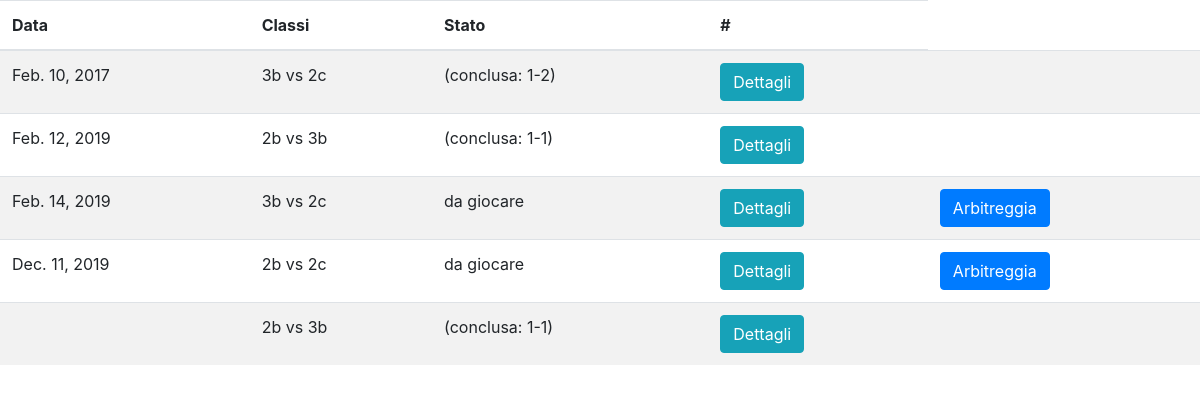
Screenshot of /calcetto with the database file from the repository.
### calcetto/models.py (models this page shows, shortened)
class Partita(models.Model):
    data = models.DateTimeField('data', blank=True, null=True)
    squadra_1 = models.ForeignKey(Squadra, on_delete=models.CASCADE, related_name="squadra_1")
    squadra_2 = models.ForeignKey(Squadra, on_delete=models.CASCADE, related_name="squadra_2")
    goals = models.ManyToManyField(Goal)
    result = models.CharField(default="0-0", blank=True, null=True, max_length=10)
    finita = models.BooleanField(default=False)
    email_sent = models.BooleanField(default=False)

class Squadra(models.Model):
    classe = models.CharField(max_length=30)
    calciatori = models.ManyToManyField(Studente)
    score = models.IntegerField(default=0)
    eliminata = models.BooleanField(default=False)
    contatto = models.EmailField(null=True, blank=True)

### calcetto/views.py (the view)
# urls.py: path('calcetto', views.ListPartite.as_view()),
class ListPartite(ListView):
    queryset = Partita.objects.order_by('data')
    paginate_by = 20
    def get_context_data(self, **kwargs):
        data = super().get_context_data(**kwargs)
        data['is_staff'] = self.request.user.is_staff
        return data

### calcetto/templates/calcetto/partita_list.html (shortened to what this page needs)
{% extends 'base.html' %}
{% block content %}
<table class="table table-striped">
  <thead>
    <tr>
      <th>Data</th>
      <th>Classi</th>
      <th>Stato</th>
      <th>#</th>
    </tr>
  </thead>
{% for partita in object_list %}
    <tr>
      <td>{{ partita.data|date }}</td>
      <td> {{ partita.squadra_1.classe }} vs {{ partita.squadra_2.classe }}</td>
      <td> {% if partita.finita %}(conclusa: {{ partita.result }}){% else %}da giocare{% endif %}</td>
      <td><a href="/calcetto/dettagli/{{partita.id}}"><button class="btn btn-info">Dettagli</button></a></td>
      <td>{% if partita.finita == False %}<a href="calcetto/arbitra/{{partita.id}}"><button class="btn btn-primary">Arbitreggia</button></a></td>{% endif %}
    </tr>
{% empty %}
    <li>Non è ancora presente nessuna partita</li>
{% endfor %}
</table>
{% endblock %}

### rows the page displays
Partita: data "Feb. 10, 2017", squadra_1.classe "3b", squadra_2.classe "2c", result "1-2"
Partita: data "Feb. 12, 2019", squadra_1.classe "2b", squadra_2.classe "3b", result "1-1"
Partita: data "Feb. 14, 2019", squadra_1.classe "3b", squadra_2.classe "2c", finita "da giocare"
Partita: data "Dec. 11, 2019", squadra_1.classe "2b", squadra_2.classe "2c", finita "da giocare"
Partita: squadra_1.classe "2b", squadra_2.classe "3b", result "1-1"
